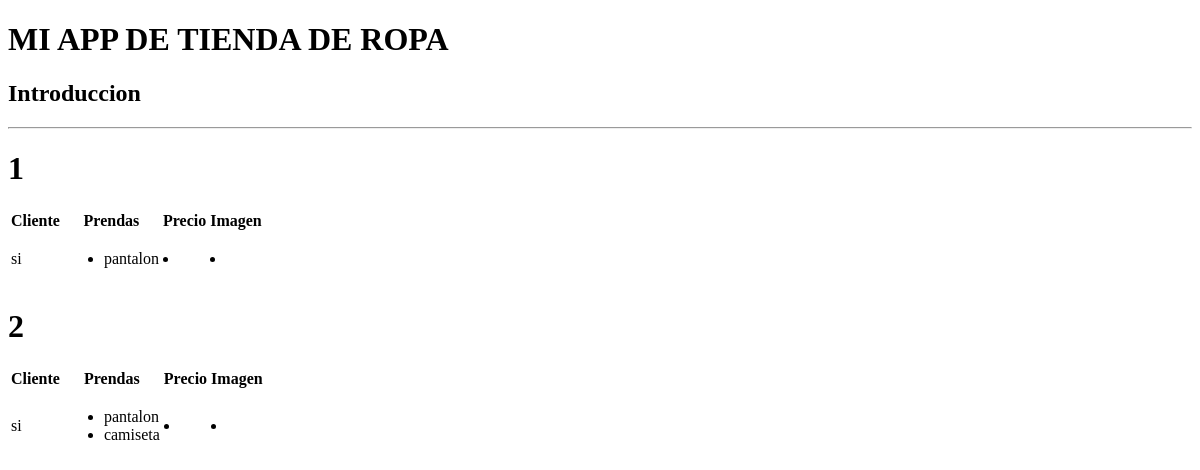
Page /tiendaApp/pedidos/ on the earlier database version.
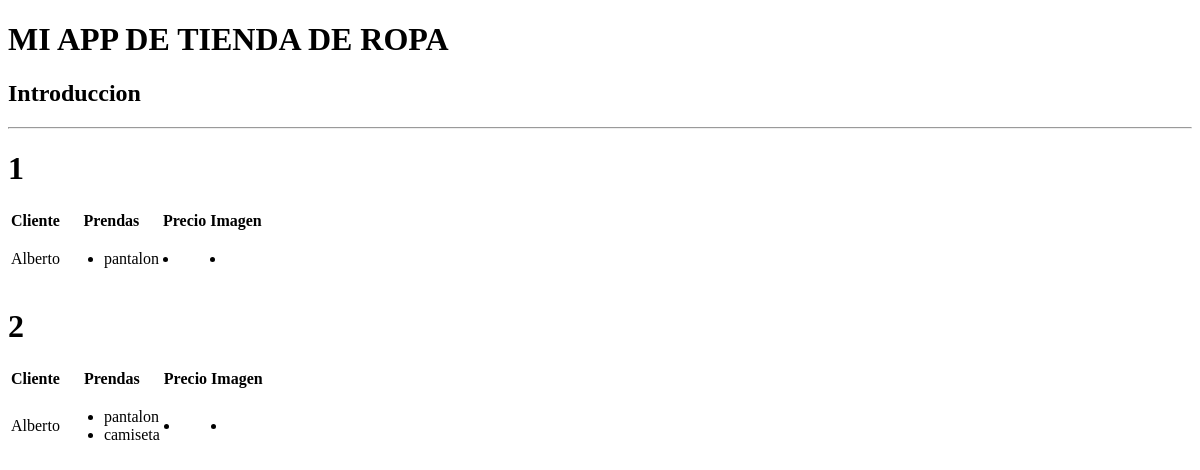
Same page on the later database version.
### tiendaApp/models.py (models this page shows)
class Pedido(models.Model):
    precio = models.CharField(max_length=100, blank=True)
    cliente = models.ForeignKey(Cliente, on_delete= models.CASCADE, related_name='usuarioPedido')
    prendas = models.ManyToManyField(Prenda, related_name="prendasPedido")
    class Meta: #Para visualizat el nombre en singular y plural del modelo en ADMIN
        verbose_name = "Pedido"
        verbose_name_plural = "Pedidos"

class Cliente(models.Model):
    nombre = models.CharField(max_length=100)
    apellido = models.CharField(max_length=100)
    email = models.CharField(max_length=100, unique=True)
    direccion = models.CharField(max_length=100, blank=True, null=True)
    foto = models.URLField(max_length=200, blank=True, null=True)
    class Meta: #Para visualizat el nombre en singular y plural del modelo en ADMIN
        verbose_name = "Cliente"
        verbose_name_plural = "Clientes"
    def __str__(self):
        return self.nombre

### tiendaApp/views.py (the view)
# urls.py: path('pedidos/', views.lista_pedidos, name='lista_pedidos'),
def lista_pedidos(request):
    pedidos = Pedido.objects.all()
    context = {"pedidos": pedidos}
    return render(request, 'pedidos/lista_pedidos.html', context)

### tiendaApp/models.py (called while the page is built)
    def __str__(self):
        return self.nombre

### tiendaApp/templates/pedidos/lista_pedidos.html
{% extends 'base.html'%}
{%block content %}
{% for pedido in pedidos %}
<h1>{{ pedido.id }}</h1>
<table>
    <tr>
        <th>Cliente</th>
        <th>Prendas</th>
        <th>Precio</th>
        <th>Imagen</th>
    </tr>
    <tr>
        <td>{{ pedido.cliente }}</td>
        <td>
            <ul>
                {% for prenda in pedido.prendas.all %}
                <li>{{ prenda }}</li>
                {% endfor %}
            </ul>
        </td>
        <td>
            <li>{{ pedido.precio }}</li>
        </td>
        <td>
            <li><img scr="{{ pedido.imagen }}"></li>
        </td>
    </tr>
</table>
{% endfor %}
{% endblock %}

Differences in the rows shown:
changed through a linked row, Pedido id 1: cliente "si" → "Alberto"
changed through a linked row, Pedido id 2: cliente "si" → "Alberto"
